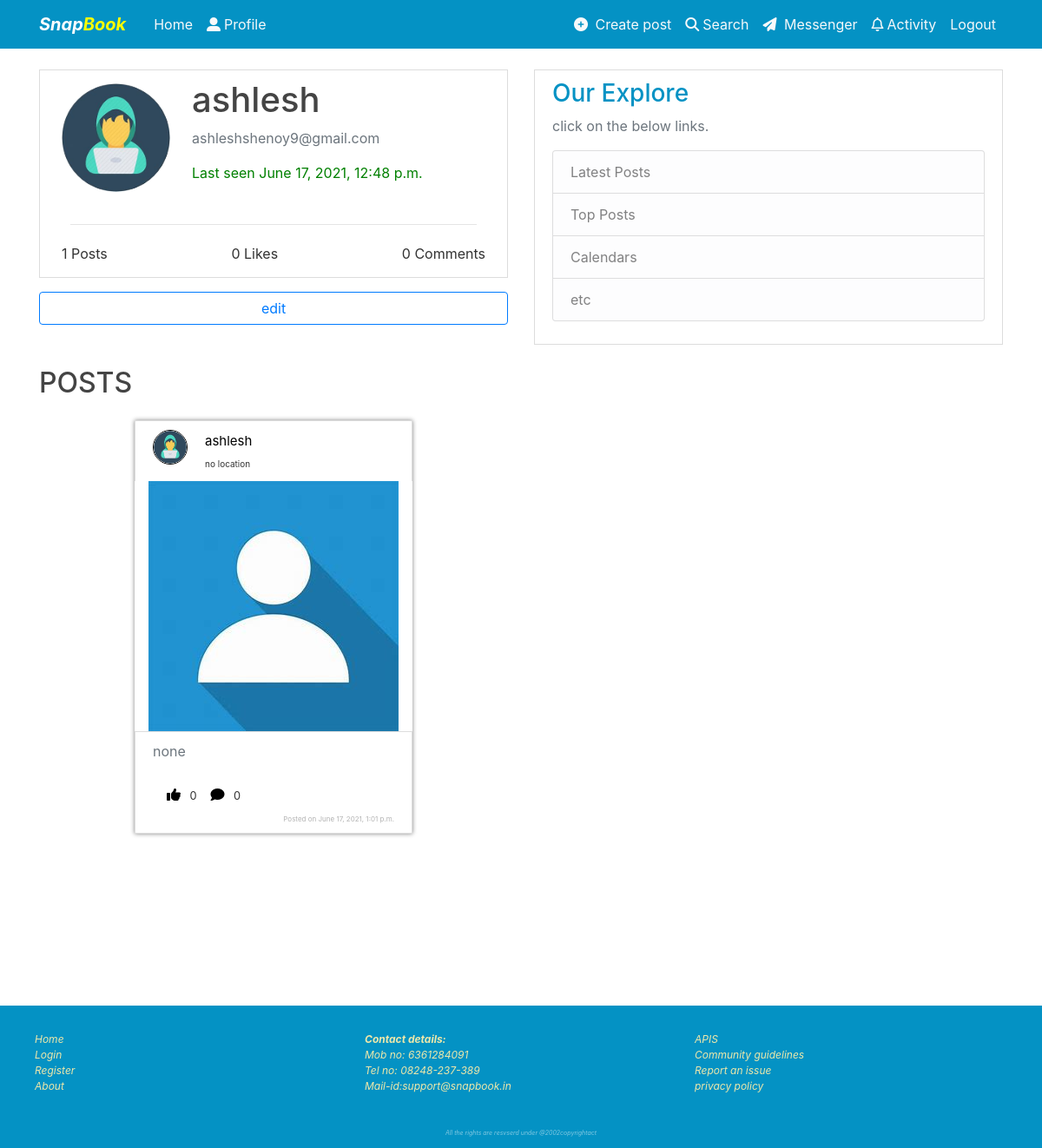
/profile/1/ (signed in), run on the app's committed database.
### users/models.py (models this page shows, shortened)
class Profile(models.Model):
    user= models.OneToOneField(User,on_delete=models.CASCADE)
    image= models.ImageField(default='default.jpg',upload_to='profile_pics')
    public=models.BooleanField(default=True)
    followers= models.ManyToManyField(User,related_name='followers_list',blank=True)
    following= models.ManyToManyField(User,related_name='following_list',blank=True)
    follow_request=models.ManyToManyField(User,related_name='request_list',blank=True)

### front/models.py (models this page shows, shortened)
class Post(models.Model):
    user = models.ForeignKey(User, on_delete=models.CASCADE)
    caption = models.CharField(max_length=100)
    image = models.ImageField(default="default.jpg", upload_to='post_pics')
    date_posted = models.DateTimeField(auto_now_add=True)
    location = models.TextField(default="no location")
    like = models.ManyToManyField(User, related_name='post_like')

### users/views.py (the view)
# urls.py: path('profile/<int:pk>/', user_view.profile_view, name='profile-view'),
@login_required
def profile_view(request, **kwargs):
    now = datetime.datetime.now().strftime('%H:%M:%S')
    posts = Post.objects.filter(user=kwargs['pk'])
    profileof = User.objects.filter(id=kwargs['pk']).first()
    total_post = Post.objects.filter(user=profileof).count()
    total_like = 0
    posts = [i for i in Post.objects.filter(user=profileof)]
    for post in posts:
        total_like += post.like.count()
    total_comment = 0
    comments = [i for i in Comment.objects.all()]
    for comment in comments:
        if comment.post.user == profileof:
            total_comment += 1
    no_of_post = len(Post.objects.filter(user=kwargs['pk']))
    parse = {'posts': posts, 'profileof': profileof, 'total_post': total_post,
             'total_like': total_like, 'total_comment': total_comment}
    return render(request, 'user/profileview.html', parse)

### templates/user/profileview.html (shortened to what this page needs)
{% extends "front/base.html" %}
{% load static %}
{% block content %}
{% if user in profileof.profile.followers.all or user == profileof or profileof.profile.public   %}
    <div class="content-section  mb-3" id='profile-box' >
      <div class="container" >
        <div class="row" >
          <div class="col-xs-4"  >
            <img class="rounded-circle account-img"  src="{{ profileof.profile.image.url }}">
          </div>
          <div class="col-xs-8">
            <h2 class="account-heading">{{ profileof.username }}</h2>
            <p class="text-secondary" style="word-break: break-all;"> {{ profileof.email }}</p>
            <p style="color:green;">Last seen {{ profileof.last_login }}</p>
          </div>
        </div>
        <hr>
        <div class="row" id="count-bar">
          <div class="col-xs-4 ">
            <medium>{{ total_post}} Posts</medium>
          </div>
          <div class="col-xs-4 ">
            <medium>{{ total_like}} Likes</medium>
          </div>
          <div class="col-xs-4 ">
            <medium>{{total_comment}} Comments</medium>
          </div>
        </div>
    </div>
    </div>
    {% if user == profileof %}
    <a class="btn btn-outline-primary btn-block mb-5" href="{% url 'profile-edit'%}">edit</a>
    {%endif%}
<h2>POSTS</h2>
{% for post in posts %}
<div class="fluid-container mt-4 mb-5" id="post-box">
        <div class="content-section " id="post-header" >
                <div class="flex-row">
                      <a href="{% url 'profile-view' post.user.id %}">
                          <small style= "font-size:15px; margin-bottom:0px;">{{post.user.username}}</small>
                          <img src="{{post.user.profile.image.url}}" style=" float:left"   id="header-pic"class="rounded-circle account-img ">
                      </a><br>
                      <small style="font-size:10px; margin-bottom:0px;">{{post.location}}</small>
                </div>
        </div>
      <div class="media">
      <a href="{% url 'post-detail' post.id%}"><img src="{{ post.image.url }}" alt="loading image" class="responsive" width="300" height="300"></a>
      </div>
                    <div class="content-section " >
                          <p class="text-secondary">{{ post.caption }}</p>
                          <div class="row" id="like-comment-container">
                              <div class="col-xs-4">
                                {%if user.is_authenticated%}
                                  <form  action="{%url 'post-like' post.id %}" method="post" >
                                    {% if user in post.like.all %}
                                    <button name="post_id" value="{{ post.id}}" type="submit" style="color:blue" class="fa fa-thumbs-up" ></button>
                                    <small >{{post.like.count }}</small>
                                    {% else %}
                                    <button name="post_id" value="{{ post.id}}" type="submit" class="fa fa-thumbs-up" ></button>
                                    <small >{{post.like.count }}</small>
                                    {% endif %}
                                  </form>
                                {%else%}
                                            <button class="fa fa-thumbs-up" onclick="alert('login first to like the post')"></button>
                                            <small >{{ post.like.count}}</small>
                                {%endif%}
                              </div>
                              <div class="col-xs-6">
                                <a class="fa fa-comment" aria-hidden="true"  href="{% url 'post-detail' post.id %}"  ></a>
                                <small >{{post.comment_set.count}}</small>
                              </div>
                          </div>
                          <div class="row">
                              <div class="col-12">
                                <small id="post-date">Posted on {{post.date_posted}}</small>
                              </div>
                          </div>
                    </div>
      </div>
{% endfor %}
{%else%}
<center>
  <h1>content not available</h1>
  <img src="{% static 'users/error.png'%}" >
  <p class="mb-5">{{profileof.username}}'s account is private.</p>
  </center>
{% endif %}
{% endblock content %}

### front/static/front/main.css (style rules this page uses)
body { background: white; color: #333333; width: 100%; padding-top: 80px; }
h1, h2, h3, h4, h5, h6 { color: #444444; }
.content-section { background: #ffffff; padding: 10px 20px; border: 1px solid #dddddd; width: 100%; }
.account-img { height: 125px; width: 125px; margin-right: 20px; margin-bottom: 16px; }
.account-heading { font-size: 2.5rem; }
#count-bar { display: flex; justify-content: space-between; }
#post-box { width: 100%; max-width: 320px; margin: 0 auto; box-shadow: grey 0px 0px 5px; }
#like-comment-container { width: 100%; margin: 0; text-align: justify; padding: 5px; }
#like-comment-container button, a { color: black; border: 0px; background: transparent; outline: 0px; text-decoration: none; }
#like-comment-container .col-xs-6, .col-xs-4 { margin: 5px; }
#like-comment-container .col-xs-6 .fa { padding-right: 6px; padding-left: 6px; }
#like-comment-container a, button { border: 0px; background: transparent; }
#post-date { font-size: 8px; float: right; color: rgba(0, 0, 0, 0.3); }
.responsive { max-height: 300px; max-width: 300px; width: 100%; height: auto; }
.media { display: flex; justify-content: center; }
#header-pic { max-height: 40px; max-width: 40px; width: 100%; border: 1px solid black; height: auto; }
#post-header { border-bottom: 0ch; }
.media { border-radius: 4px; }

### data on the page
Post: user.username "ashlesh", user.profile.image (picture), location "no location", image (placeholder picture), caption "none", like.count "0", comment_set.count "0", date_posted "June 17, 2021, 1:01 p.m."

### other printed values
{{ profileof.username }} "ashlesh"
{{ profileof.email }} "ashleshshenoy9@gmail.com"
{{ profileof.last_login }} "June 17, 2021, 12:48 p.m."
{{ total_post }} "1"
{{ total_like }} "0"
{{ total_comment }} "0"
